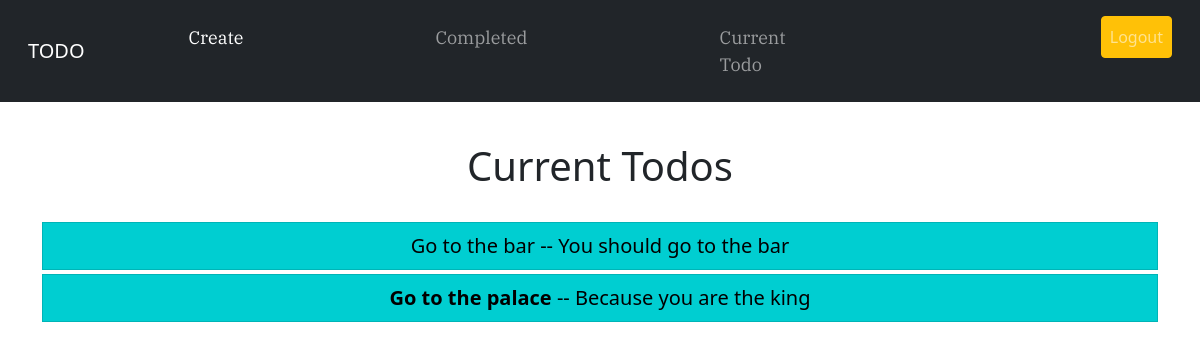
The page /current/ (signed in) on the database its author committed.
### todo/models.py (models this page shows, shortened)
class Todoapp(models.Model):
    name = models.CharField(max_length=100)
    memo = models.TextField(max_length= 200, blank = True)
    created_date = models.DateTimeField(auto_now_add=True)
    date_completed = models.DateTimeField(null = True, blank = True)
    important = models.BooleanField(default= False)
    user = models.ForeignKey(User, on_delete = models.CASCADE)

### todo/views.py (the view)
# urls.py: path('current/', views.currenttodo, name="currenttodo"),
@login_required
def currenttodo(request):
    todos = Todoapp.objects.filter(user= request.user, date_completed__isnull = True)
    return render(request,'todo/currenttodo.html', {'todos':todos})

### todo/templates/todo/currenttodo.html
{% extends 'todo/base.html'%}
{% block content%}
    <div class="m-2 p-3">
        <h1 class="text-center"> Current Todos </h1>
    </div>
    <ul class = "list-group">
        {% for todo in todos %}
        <div class = "container" >
        <li class = " mb-1 text-center list-group-item" style="display: block; background-color:darkturquoise;"><a style = "text-decoration: none; color: black; font-size: 20px;" href="{% url 'todoview' todo.id %}">
                {% if todo.important %}<b>{% endif %}{{todo.name}}
                    {% if todo.important %}</b>{% endif %}{% if todo.memo %} -- {{todo.memo|truncatechars:'30'}}{% endif %}
            </a></li>
        </div>
        {% endfor %}
    </ul>
{% endblock %}

### rows shown on the page
Todoapp: name "Go to the bar", memo "You should go to the bar"
Todoapp: name "Go to the palace", memo "Because you are the king"
